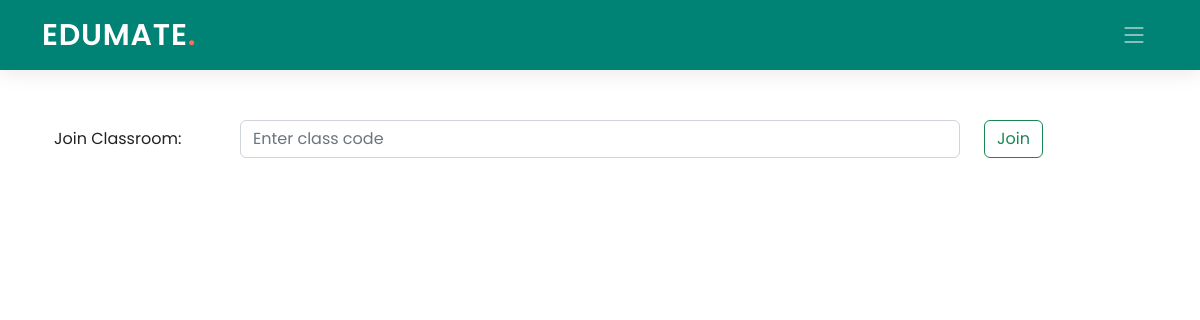
Before: /student/5/ with the older database file.
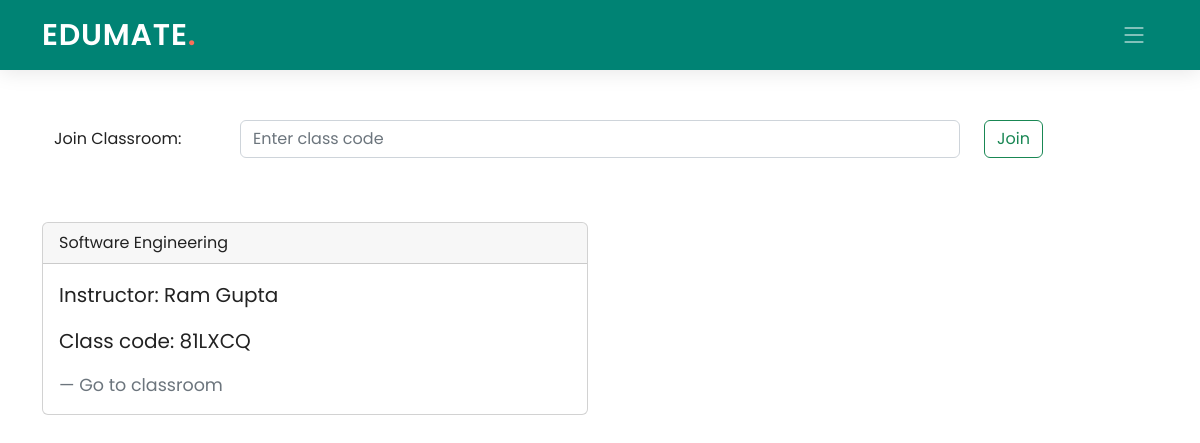
After: the same page with the newer database file.
### Teacher/models.py (models this page shows, shortened)
class ClassTeachers(models.Model):
    teach_id = models.IntegerField()
    class_code = models.CharField(max_length=10)
    class_name = models.CharField(max_length=40)
    class Meta:
        db_table = "ClassTeachers"

### Edumate_app/models.py (models this page shows, shortened)
class Teachers(models.Model):
    teach_id = models.AutoField(primary_key=True)
    name = models.CharField(max_length=100)
    email = models.EmailField(max_length=50)
    password = models.CharField(max_length=50)
    is_change = models.IntegerField(default=0)
    class Meta:
        db_table = "Teachers"

### Student/models.py (models this page shows)
class ClassStudents(models.Model):
    class_code = models.CharField(max_length=10)
    stud_id = models.IntegerField()
    class Meta:
        db_table = "ClassStudents"

### Student/views.py (the view)
# urls.py: path('', views.stud_home, name='student_home'),
def stud_home(request, pk):
    if(request.method=="POST"):
        class_room=ClassStudents()
        class_room.stud_id=pk
        class_room.class_code=request.POST.get('code')
        class_code_var = request.POST.get('code')
        class_room.save()
    allClasses = ClassStudents.objects.filter(stud_id=pk)
    data = []
    for i in allClasses:
        classObject=ClassTeachers.objects.filter(class_code=i.class_code)
        teacherObject=Teachers.objects.filter(teach_id=classObject[0].teach_id)
        data.append([i.class_code, classObject[0].class_name, teacherObject[0].name])
    return render(request, 'Student/student_home.html', {"data": data, 'pk': pk})

### Student/templates/Student/student_home.html (shortened to what this page needs)
{% extends './base_student.html' %}
{% block content %}
    <div class="container ">
        <div class="container" >
          <br><br><br>
            <form method="post" class="form-group row">
                <label for="staticclasscode" class="col-sm-2 col-form-label" class="sr-only">Join Classroom:</label>
              <div class="col-sm-8">
                <input class="form-control" id="staticclasscode" type="text" placeholder="Enter class code" name="code">
              </div>
              <div class="col-sm-2">
                <button type="submit mb-2" class="btn btn-outline-success">Join</button>
              </div>
            </form>
        </div>
        <br>
        <div class="row row-content my-4">
          {% for i in data %}
          <div class="col-6">
            <div class="card">
              <div class="card-header">
                {{ i.1 }}
              </div>
              <div class="card-body">
                <blockquote class="blockquote mb-0">
                  <p>Instructor: {{ i.2 }}</p>
                  <p>Class code: {{ i.0 }}</p>
                  <a class="blockquote-footer" href="{% url 'classroom1' pk=pk pk2=i.0 %}">Go to classroom</a>
                </blockquote>
              </div>
            </div>
          </div>
              <br>
          {% endfor %}
        </div>
    </div>
{% endblock content %}

Changed rows visible on the page:
now on this page (row edited): ClassTeachers: class_name "Software Engineering"
now on this page (row unchanged): Teachers: name "Ram Gupta"
added ClassStudents: class_code "81LXCQ"
Other visible differences:
new list line: "Instructor: Class code: Go to classroom"
